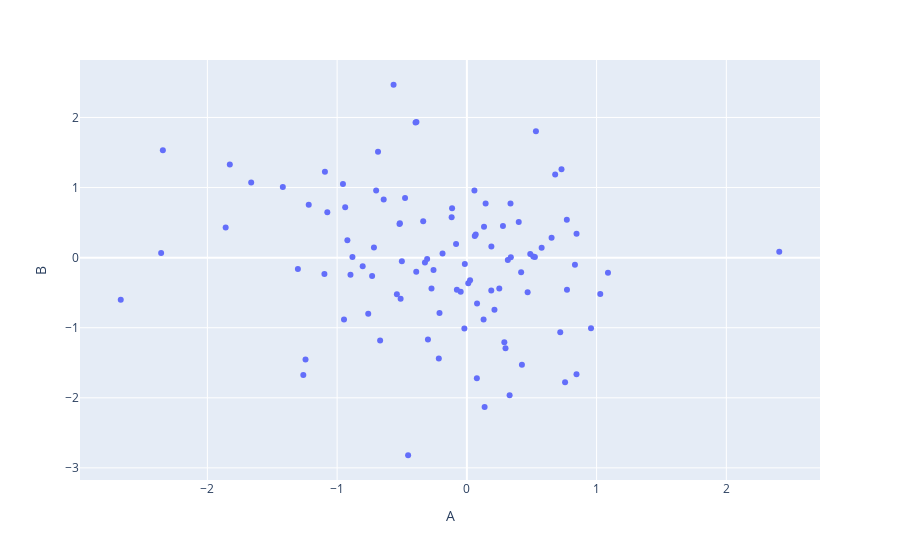

Notebook cell for this chart:
### Code cell
my_dataFrame_1.plot(kind = 'scatter', x = 'A', y = 'B', s = 20) #.update_traces(marker=dict(size = 20))

# my_dataFrame_1.plot(kind = 'scatter', x = 'A', y = 'B').update_traces(marker=dict(size = 20))

## mode = 'markers'  #<- Does not work here as a parameter. For scatter plot, now Plotly automatically shows the data as dots/markers
